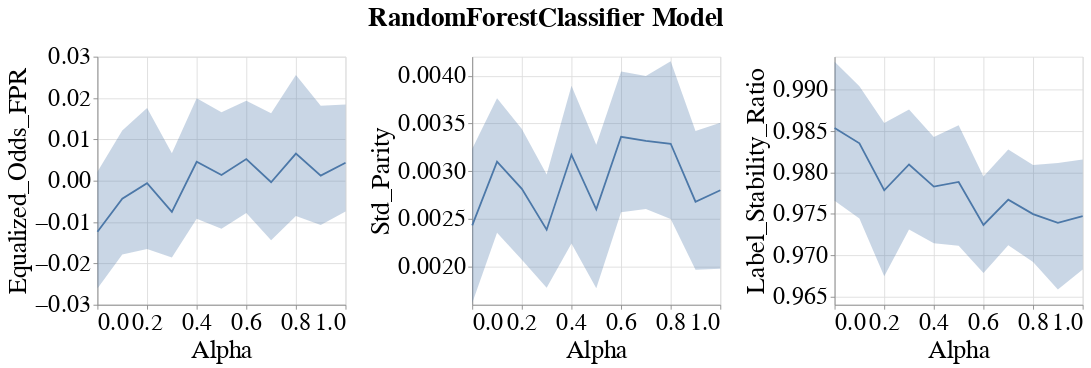

Write notebook code for a chart like this one.
### Markdown cell above
### Line band plots for group metrics

### Code cell
visualizer.create_group_metrics_line_band_plot(group='RAC1P',
                                               model_name=MODEL_NAMES[0],
                                               group_metrics=['Equalized_Odds_FPR', 'Std_Parity', 'Label_Stability_Ratio'])
